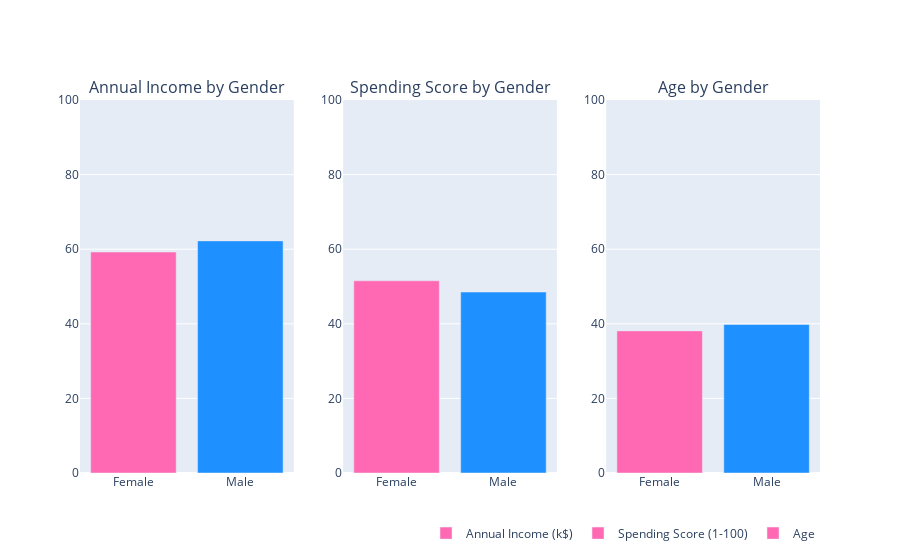

Notebook code cell kept with this figure:
### Code cell
print(df_gender)
colors = ['#FF69B4', '#1E90FF']
# Create a bar chart to compare gender
trace = go.Bar(
    x=df_gender.index,
    y=df_gender['Spending Score (1-100)'],
    name='Spending Score (1-100)',
    marker=dict(color=colors)
)

fig = make_subplots(rows=1, cols=3,
                    subplot_titles=("Annual Income by Gender", "Spending Score by Gender", "Age by Gender"))

# Add a bar chart of annual income by gender to the subplot
df_income = df.groupby(['Gender'])['Annual Income (k$)'].mean().reset_index()
trace_income = go.Bar(
    x=df_income['Gender'],
    y=df_income['Annual Income (k$)'],
    name='Annual Income (k$)',
    marker=dict(color=colors)
)
fig.add_trace(trace_income, row=1, col=1)

# Add a bar chart of spending score by gender to the subplot
trace_spending = go.Bar(
    x=df_gender.index,
    y=df_gender['Spending Score (1-100)'],
    name='Spending Score (1-100)',
    marker=dict(color=colors)
)
fig.add_trace(trace_spending, row=1, col=2)

# Add a bar chart of age by gender to the subplot
df_age = df.groupby(['Gender'])['Age'].mean().reset_index()
trace_age = go.Bar(
    x=df_age['Gender'],
    y=df_age['Age'],
    name='Age',
    marker=dict(color=colors)
)
fig.add_trace(trace_age, row=1, col=3)

# Add a legend to the chart
fig.update_layout(
    legend=dict(
        orientation="h",
        yanchor="bottom",
        y=-0.2,
        xanchor="right",
        x=1
    )
)

# Set the y limit for all charts to 100
fig.update_yaxes(range=[0, 100])

fig.show()

### Figure 1 — Plotly figure (JSON) as saved in the notebook; plotly's stock layout.template omitted (floating-point values rounded to 4 significant figures)
{"data": [{"marker": {"color": ["#FF69B4", "#1E90FF"]}, "name": "Annual Income (k$)", "type": "bar", "x": ["Female", "Male"], "xaxis": "x", "y": [59.25, 62.23], "yaxis": "y"}, {"marker": {"color": ["#FF69B4", "#1E90FF"]}, "name": "Spending Score (1-100)", "type": "bar", "x": ["Female", "Male"], "xaxis": "x2", "y": [51.53, 48.51], "yaxis": "y2"}, {"marker": {"color": ["#FF69B4", "#1E90FF"]}, "name": "Age", "type": "bar", "x": ["Female", "Male"], "xaxis": "x3", "y": [38.1, 39.81], "yaxis": "y3"}], "layout": {"annotations": [{"font": {"size": 16}, "showarrow": false, "text": "Annual Income by Gender", "x": 0.1444, "xanchor": "center", "xref": "paper", "y": 1, "yanchor": "bottom", "yref": "paper"}, {"font": {"size": 16}, "showarrow": false, "text": "Spending Score by Gender", "x": 0.5, "xanchor": "center", "xref": "paper", "y": 1, "yanchor": "bottom", "yref": "paper"}, {"font": {"size": 16}, "showarrow": false, "text": "Age by Gender", "x": 0.8556, "xanchor": "center", "xref": "paper", "y": 1, "yanchor": "bottom", "yref": "paper"}], "legend": {"orientation": "h", "x": 1, "xanchor": "right", "y": -0.2, "yanchor": "bottom"}, "xaxis": {"anchor": "y", "domain": [0, 0.2889]}, "xaxis2": {"anchor": "y2", "domain": [0.3556, 0.6444]}, "xaxis3": {"anchor": "y3", "domain": [0.7111, 1]}, "yaxis": {"anchor": "x", "domain": [0, 1], "range": [0, 100]}, "yaxis2": {"anchor": "x2", "domain": [0, 1], "range": [0, 100]}, "yaxis3": {"anchor": "x3", "domain": [0, 1], "range": [0, 100]}}}
